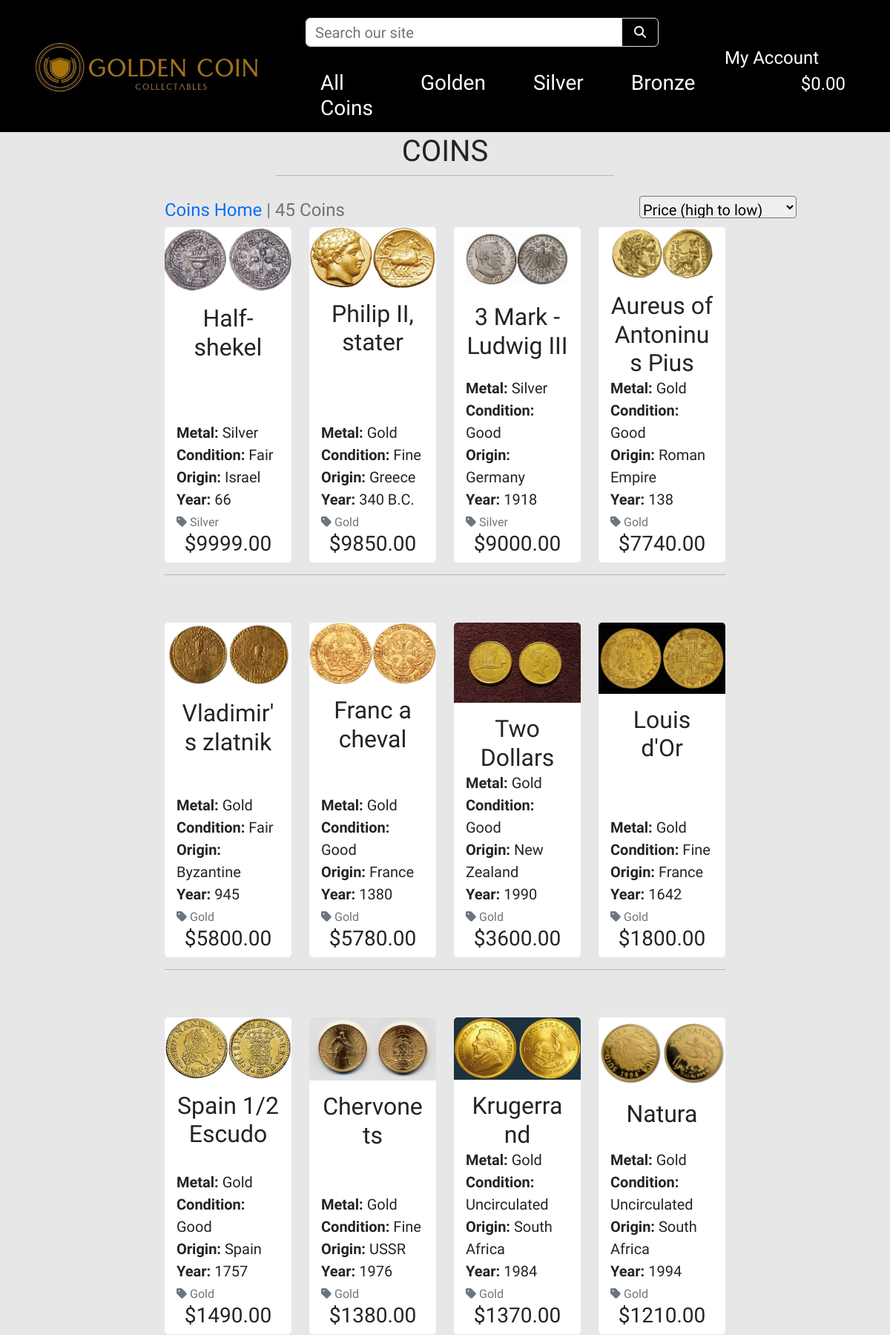
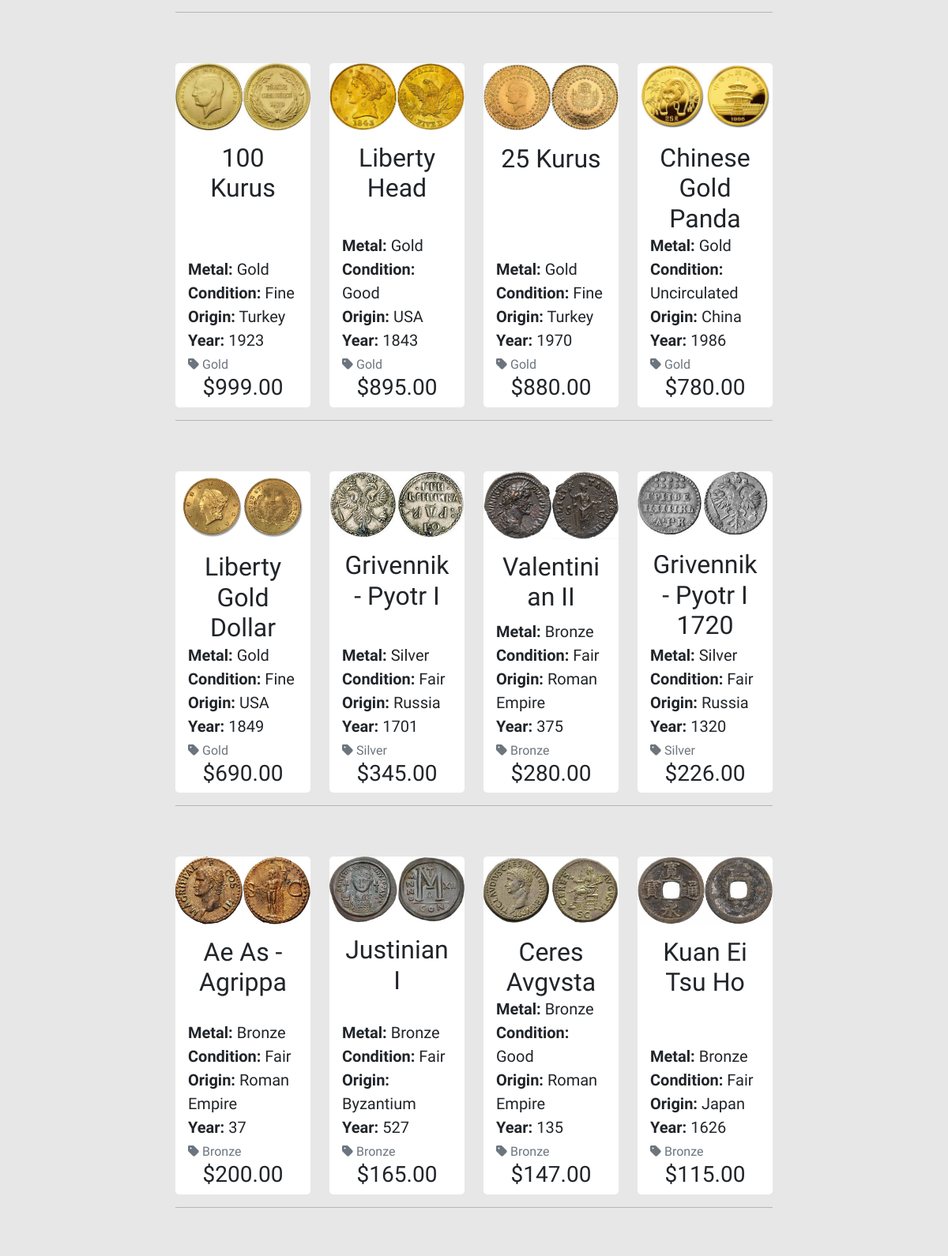
Screenshot of /coins/?sort=price&direction=desc (upper part) with the database file from the repository (2 pictures, top to bottom).
### coins/models.py (models this page shows, shortened)
class Coins(models.Model):
    metal = models.ForeignKey('Metal', null=True, blank=True, on_delete=models.SET_NULL)
    sku = models.CharField(max_length=254, null=True, blank=True)
    name = models.CharField(max_length=254)
    description = models.TextField()
    quantity = models.PositiveIntegerField()
    price = models.DecimalField(max_digits=6, decimal_places=2)
    origin = models.CharField(max_length=254)
    year = models.CharField(max_length=20)
    condition = models.CharField(max_length=20, choices=CONDITION_CHOICES, default=None)
    era = models.CharField(max_length=20, choices=ERA_CHOICES, default=None)
    image_url = models.URLField(max_length=1024, null=True, blank=True)
    image = models.ImageField(null=True, blank=True)
    class Meta:
        verbose_name_plural = 'Coins'

class Metal(models.Model):
    name = models.CharField(max_length=254)
    friendly_name = models.CharField(max_length=254, null=True, blank=True)
    def __str__(self):
        return self.name
    class Meta:
        verbose_name_plural = 'Metals'

### coins/views.py (the view)
# urls.py: path('', views.all_coins, name='coins'),
def all_coins(request):
    coins = Coins.objects.filter(quantity__gt=0)
    query = None
    eras = None
    metals = None
    sort = None
    direction = None
    if request.GET:
        if 'q' in request.GET:
            query = request.GET['q']
            if not query:
                messages.error(request, "You didn't enter any search criteria!")
                return redirect(reverse('coins'))
            queries = (
                Q(name__icontains=query) |
                Q(description__icontains=query) |
                Q(origin__icontains=query) |
                Q(condition__icontains=query) |
                Q(year__icontains=query)
                )
            coins = coins.filter(queries)
    if 'era' in request.GET:
        eras = request.GET['era'].split(',')
        coins = coins.filter(era__in=eras)
        eras = Coins.objects.filter(name__in=eras)
    if 'metal' in request.GET:
        metals = request.GET['metal'].split(',')
        coins = coins.filter(metal__name__in=metals)
        metals = Metal.objects.filter(name__in=metals)
    if 'sort' in request.GET:
        sortkey = request.GET['sort']
        sort = sortkey
        if sortkey == 'name':
            sortkey = 'lower_name'
            coins = coins.annotate(lower_name=Lower('name'))
        if sortkey == 'metal':
            sortkey = 'metal__name'
        if 'direction' in request.GET:
            direction = request.GET['direction']
            if direction == 'desc':
                sortkey = f'-{sortkey}'
        coins = coins.order_by(sortkey)
    current_sorting = f'{sort}_{direction}'
    context = {
        'coins': coins,
        'search_term': query,
        'current_metals': metals,
        'current_sorting': current_sorting,
    }
    return render(request, 'coins/coins.html', context)

### cart/contexts.py (called while the page is built, shortened)
def cart_contents(request):
    cart_items = []
    total = 0
    coins_count = 0
    cart = request.session.get('cart', {})
    grand_total = total
    context = {
        'cart_items': cart_items,
        'total': total,
        'coins_count': coins_count,
        'grand_total': grand_total,
    }
    return context

### coins/templates/coins/coins.html (shortened to what this page needs)
{% extends "base.html" %}
{% load static %}
{% block content %}
    <div class="overlay"></div>
    <div class="container-fluid offset">
        <div class="row">
            <div class="col text-center">
                <h1 class="text-uppercase">Coins</h1>
                <hr class="w-50 m-auto mb-3">
            </div>
        </div>
        <div class="row">
            <div class="product-container col-10 offset-1">
                <div class="row justify-content-end me-3">
                    <div class="col-12 col-md-6 my-auto order-md-last d-flex justify-content-center justify-content-md-end mb-1">
                        <div class="sort-select-wrapper w-25">
                            <select id="sort-selector" class="h5 custom-select custom-select-sm rounded-1 border-black">
                                <option value="price_desc" {% if current_sorting == 'price_desc' %}selected{% endif %}>Price (high to low)</option>
                            </select>
                        </div>
                    </div>
                    <div class="col-12 col-md-6 order-md-first">
                        <p class="text-muted h4 mt-3 text-center text-md-start">
                            {% if search_term or current_metals or current_sorting != 'None_None' %}
                                <span><a class="text-decoration-none" href="{% url 'coins' %}">Coins Home</a> | </span>
                            {% endif %}
                            {{ coins|length }} Coins{% if search_term %} found for <strong>"{{ search_term }}"</strong>{% endif %}
                        </p>
                    </div>
                </div>
                <div class="row">
                    {% for coin in coins %}
                            <div class="col-sm-6 col-md-6 col-lg-4 col-xl-3">
                                <div class="card h-100 border-0">
                                    {% if coin.image %}
                                    <a href="{% url 'coins_detail' coin.id %}">
                                        <img class="card-img-top img-fluid" src="{{ coin.image.url }}" alt="{{ coin.name }}">
                                    </a>
                                    {% else %}
                                    <a href="{% url 'coins_detail' coin.id %}">
                                        <img class="card-img-top img-fluid" src="{{ MEDIA_URL }}noimage.png" alt="{{ coin.name }}">
                                    </a>
                                    {% endif %}
                                    <div class="card-body pb-0">
                                        <p class="mb-0 h2 text-center">{{ coin.name }}</p>
                                    </div>
                                    <div class="card-footer bg-white pt-0 border-0 text-left">
                                        <div class="row">
                                            <div class="col">
                                                <p class="lead mb-0 text-capitalize"><span class="fw-bold">Metal:</span> {{ coin.metal }}</p>
                                                <p class="lead mb-0 text-capitalize"><span class="fw-bold">Condition:</span> {{ coin.condition }}</p>
                                                <p class="lead mb-0"><span class="fw-bold">Origin:</span> {{ coin.origin }}</p>
                                                <p class="lead mb-0"><span class="fw-bold">Year:</span> {{ coin.year }}</p>
                                                {% if coin.metal %}
                                                    <p class="mt-1 mb-0">
                                                        <a class="text-muted text-decoration-none" href="{% url 'coins' %}?metal={{ coin.metal.name }}">
                                                            <i class="fas fa-tag me-1"></i>{{ coin.metal.friendly_name }}
                                                        </a>
                                                    </p>
                                                {% endif %}
                                            </div>
                                        </div>
                                        <div class="row">
                                            <div class="col">
                                                <p class="h3 mb-0 text-left font-weight-bold text-center">${{ coin.price }}</p>
                                            </div>
                                        </div>
                                    </div>
                                </div>
                            </div>
                        {% if forloop.counter|divisibleby:4 %}
                            <div class="col-12 d-none d-xl-block mb-5">
                                <hr>
                            </div>
                        {% endif %}
                    {% endfor %}
                </div>
            </div>
        </div>
    </div>
{% endblock %}

### static/css/base.css (style rules this page uses)
html { height: 100%; }
body { display: flex; min-height: 100vh; flex-direction: column; background-color: rgb(231, 231, 231); height: calc(100vh - 164px); font-family: 'Tenali Ramakrishna'; }
.overlay { height: 100%; width: 100%; top: 0; left: 0; position: fixed; background: rgb(231, 231, 231); z-index: -1; }
.offset { margin-top: 180px; }
#sort-selector { height: 30px; padding-top: 5px; }

### rows the page displays
Coins: image (picture), name "Half-shekel", metal "Silver", condition "Fair", origin "Israel", year "66", metal.friendly_name "Silver", price "9999.00"
Coins: image (picture), name "Philip II, stater", metal "Gold", condition "Fine", origin "Greece", year "340 B.C.", metal.friendly_name "Gold", price "9850.00"
Coins: image (picture), name "3 Mark - Ludwig III", metal "Silver", condition "Good", origin "Germany", year "1918", metal.friendly_name "Silver", price "9000.00"
Coins: image (picture), name "Aureus of Antoninus Pius", metal "Gold", condition "Good", origin "Roman Empire", year "138", metal.friendly_name "Gold", price "7740.00"
Coins: image (picture), name "Vladimir's zlatnik", metal "Gold", condition "Fair", origin "Byzantine", year "945", metal.friendly_name "Gold", price "5800.00"
Coins: image (picture), name "Franc a cheval", metal "Gold", condition "Good", origin "France", year "1380", metal.friendly_name "Gold", price "5780.00"
Coins: image (picture), name "Two Dollars", metal "Gold", condition "Good", origin "New Zealand", year "1990", metal.friendly_name "Gold", price "3600.00"
Coins: image (picture), name "Louis d'Or", metal "Gold", condition "Fine", origin "France", year "1642", metal.friendly_name "Gold", price "1800.00"
Coins: image (picture), name "Spain 1/2 Escudo", metal "Gold", condition "Good", origin "Spain", year "1757", metal.friendly_name "Gold", price "1490.00"
Coins: image (picture), name "Chervonets", metal "Gold", condition "Fine", origin "USSR", year "1976", metal.friendly_name "Gold", price "1380.00"
Coins: image (picture), name "Krugerrand", metal "Gold", condition "Uncirculated", origin "South Africa", year "1984", metal.friendly_name "Gold", price "1370.00"
Coins: image (picture), name "Natura", metal "Gold", condition "Uncirculated", origin "South Africa", year "1994", metal.friendly_name "Gold", price "1210.00"
Coins: image (picture), name "100 Kurus", metal "Gold", condition "Fine", origin "Turkey", year "1923", metal.friendly_name "Gold", price "999.00"
Coins: image (picture), name "Liberty Head", metal "Gold", condition "Good", origin "USA", year "1843", metal.friendly_name "Gold", price "895.00"
Coins: image (picture), name "25 Kurus", metal "Gold", condition "Fine", origin "Turkey", year "1970", metal.friendly_name "Gold", price "880.00"
Coins: image (picture), name "Chinese Gold Panda", metal "Gold", condition "Uncirculated", origin "China", year "1986", metal.friendly_name "Gold", price "780.00"
Coins: image (picture), name "Liberty Gold Dollar", metal "Gold", condition "Fine", origin "USA", year "1849", metal.friendly_name "Gold", price "690.00"
Coins: image (picture), name "Grivennik - Pyotr I", metal "Silver", condition "Fair", origin "Russia", year "1701", metal.friendly_name "Silver", price "345.00"
Coins: image (picture), name "Valentinian II", metal "Bronze", condition "Fair", origin "Roman Empire", year "375", metal.friendly_name "Bronze", price "280.00"
Coins: image (picture), name "Grivennik - Pyotr I 1720", metal "Silver", condition "Fair", origin "Russia", year "1320", metal.friendly_name "Silver", price "226.00"
Coins: image (picture), name "Ae As - Agrippa", metal "Bronze", condition "Fair", origin "Roman Empire", year "37", metal.friendly_name "Bronze", price "200.00"
Coins: image (picture), name "Justinian I", metal "Bronze", condition "Fair", origin "Byzantium", year "527", metal.friendly_name "Bronze", price "165.00"
Coins: image (picture), name "Ceres Avgvsta", metal "Bronze", condition "Good", origin "Roman Empire", year "135", metal.friendly_name "Bronze", price "147.00"
Coins: image (picture), name "Kuan Ei Tsu Ho", metal "Bronze", condition "Fair", origin "Japan", year "1626", metal.friendly_name "Bronze", price "115.00"

### other values shown
{{ coins|length }} "45"
